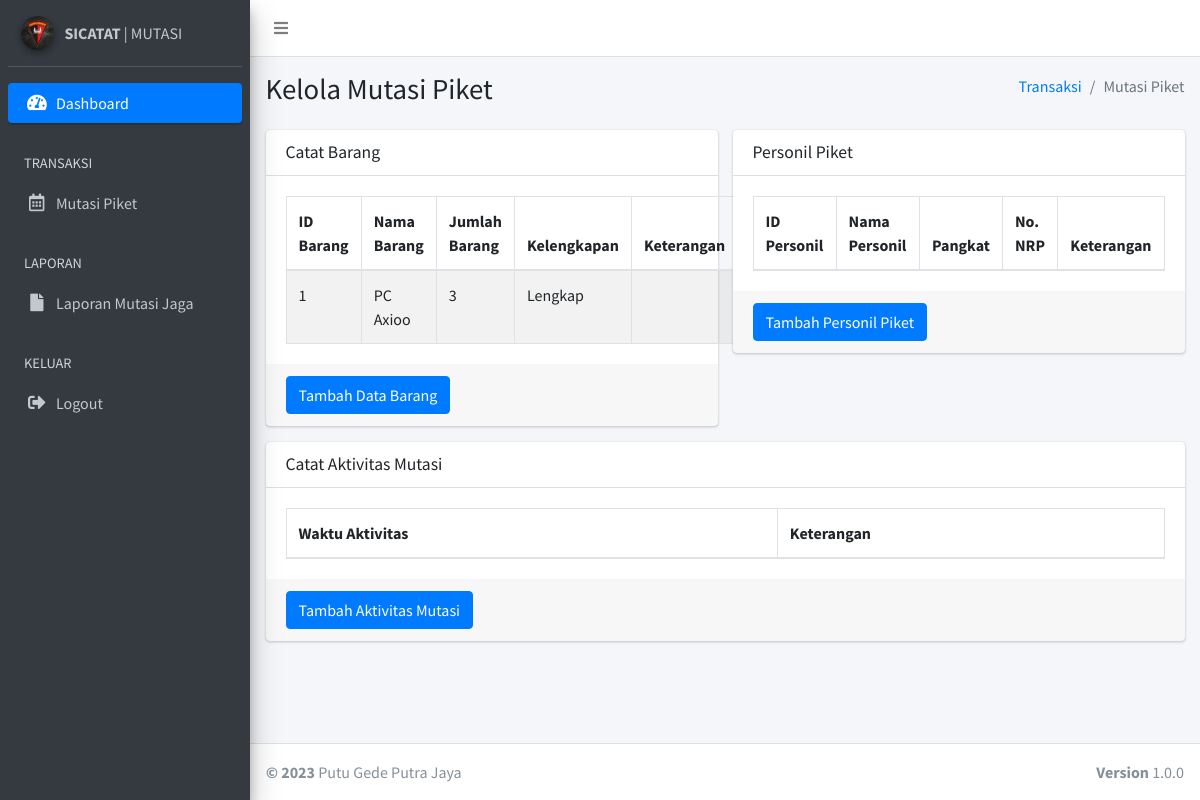
/detil_mutasijaga.php?id=10 (signed in), run on the app's committed database.
### tables this page shows
CREATE TABLE `tb_detil_mutasi_barang` (
  `id_mutasi_jaga` int NOT NULL,
  `id_barang` int NOT NULL,
  `kelengkapan` varchar(20) DEFAULT NULL,
  `keterangan` text,
  PRIMARY KEY (`id_mutasi_jaga`,`id_barang`)
);

CREATE TABLE `tb_barang` (
  `id_barang` int NOT NULL AUTO_INCREMENT,
  `nama_barang` varchar(1024) DEFAULT NULL,
  `jml_barang` varchar(1024) DEFAULT NULL,
  `status_brg` smallint DEFAULT NULL,
  PRIMARY KEY (`id_barang`)
);

### detil_mutasijaga.php (the view, shortened to what this page needs)
<?php
    include "koneksi.php";
      $level = $_SESSION['level'];
$idmutasi=$_GET['id'];
?>
<!DOCTYPE html>
<html>
<head>
  <link rel="stylesheet" href="plugins/fontawesome-free/css/all.min.css">
  <link rel="stylesheet" href="https://code.ionicframework.com/ionicons/2.0.1/css/ionicons.min.css">
  <link rel="stylesheet" href="plugins/datatables-bs4/css/dataTables.bootstrap4.css">
  <link rel="stylesheet" href="dist/css/adminlte.min.css">
</head>
<body class="hold-transition sidebar-mini">
<div class="wrapper">
  <nav class="main-header navbar navbar-expand navbar-white navbar-light">
    <ul class="navbar-nav">
      <li class="nav-item">
        <a class="nav-link" data-widget="pushmenu" href="#"><i class="fas fa-bars"></i></a>
      </li>
    </ul>
  </nav>
  <aside class="main-sidebar sidebar-dark-primary elevation-4">
    <div class="sidebar">
      <div class="user-panel mt-3 pb-3 mb-3 d-flex">
        <div class="image">
        <img src="dist/img/korps.jpeg" class="img-circle elevation-2" alt="User Image">
        </div>
        <div class="info">
        <a href="#" class="d-block"><strong>SICATAT</strong> | MUTASI</a>
        </div>
      </div>
       <nav class="mt-2">
        <ul class="nav nav-pills nav-sidebar flex-column" data-widget="treeview" role="menu" data-accordion="false">
          <li class="nav-item">
            <a href="dashboard.php" class="nav-link active">
              <i class="nav-icon fas fa-tachometer-alt"></i>
              <p>
                Dashboard
              </p>
            </a>
          </li>
          <?php
          if ($level == "admin") {
            ?>
        <li class="nav-item has-treeview">
            <a href="#" class="nav-link">
              <i class="nav-icon fas fa-table"></i>
              <p>
                Data Master
                <i class="fas fa-angle-left right"></i>
              </p>
            </a>
            <ul class="nav nav-treeview">
              <li class="nav-item">
                <a href="user.php" class="nav-link">
                  <i class="far fa-circle nav-icon"></i>
                  <p>Data User</p>
                </a>
              </li>
              <li class="nav-item">
                <a href="personil.php" class="nav-link">
                  <i class="far fa-circle nav-icon"></i>
                  <p>Data Personil</p>
                </a>
              </li>
              <li class="nav-item">
                <a href="barang.php" class="nav-link">
                  <i class="far fa-circle nav-icon"></i>
                  <p>Data Barang</p>
                </a>
              </li>
              <li class="nav-item">
                <a href="pj.php" class="nav-link">
                  <i class="far fa-circle nav-icon"></i>
                  <p>Penanggung Jawab</p>
                </a>
              </li>
            </ul>
          </li>
          <li class="nav-header">TRANSAKSI</li>
          <li class="nav-item">
            <a href="trx_mutasijaga.php" class="nav-link">
              <i class="nav-icon far fa-calendar-alt"></i>
              <p>
                Mutasi Piket
              </p>
            </a>
          </li>
          <?php
            } else {
              ?>
               <li class="nav-header">TRANSAKSI</li>
          <li class="nav-item">
            <a href="trx_mutasijaga.php" class="nav-link">
              <i class="nav-icon far fa-calendar-alt"></i>
              <p>
                Mutasi Piket
              </p>
            </a>
          </li>
              <?php
            }
            ?>
          <li class="nav-header">LAPORAN</li>
          <li class="nav-item">
            <a href="laporan.php" class="nav-link">
              <i class="nav-icon fas fa-file"></i>
              <p>Laporan Mutasi Jaga</p>
            </a>
          </li>
          <li class="nav-header">KELUAR</li>
          <li class="nav-item">
            <a href="./action/logout.php" class="nav-link">
              <i class="nav-icon fas fa-sign-out-alt"></i>
              <p>Logout</p>
            </a>
          </li>
        </ul>
      </nav>
    </div>
  </aside>
  <div class="content-wrapper">
    <section class="content-header">
      <div class="container-fluid">
        <div class="row mb-2">
          <div class="col-sm-6">
            <h1>Kelola Mutasi Piket</h1>
          </div>
          <div class="col-sm-6">
            <ol class="breadcrumb float-sm-right">
              <li class="breadcrumb-item"><a href="#">Transaksi</a></li>
              <li class="breadcrumb-item active">Mutasi Piket</li>
            </ol>
          </div>
        </div>
      </div>
    </section>
    <section class="content">
      <div class="container-fluid">
        <div class="row">
          <div class="col-md-6">
            <div class="card card-primary">
              <div class="card-header">
                <h3 class="card-title">Catat Barang</h3>
              </div>
                <div class="card-body">
                <table class="table table-bordered table-striped">
                <thead>
                <tr>
                  <th>ID Barang</th>
                  <th>Nama Barang</th>
                  <th>Jumlah Barang</th>
                  <th>Kelengkapan</th>
                  <th>Keterangan</th>
                </tr>
                </thead>
                <tbody>
          <?php
          $query = mysqli_query($conn,"SELECT `tb_detil_mutasi_barang`.*, tb_barang.nama_barang, tb_barang.jml_barang
                                      FROM `tb_detil_mutasi_barang`,tb_barang
                                      WHERE `tb_detil_mutasi_barang`.id_barang=tb_barang.id_barang AND id_mutasi_jaga='$idmutasi'");
          while ($data = mysqli_fetch_assoc($query))
          {
          ?>
            <tr>
              <td><?php echo $data['id_barang']; ?></td>
              <td><?php echo $data['nama_barang']; ?></td>
              <td><?php echo $data['jml_barang']; ?></td>
              <td><?php echo $data['kelengkapan']; ?></td>
              <td><?php echo $data['keterangan']; ?></td>
            </tr>
          <?php
          }
          ?>
        </tbody>
              </table>
                </div>
                <div class="card-footer">
                  <button type="submit" class="btn btn-primary" data-toggle="modal" data-target="#myModal">Tambah Data Barang</button>
                </div>
            </div>
          </div>
          <div class="col-md-6">
            <div class="card card-warning">
              <div class="card-header">
                <h3 class="card-title">Personil Piket</h3>
              </div>
              <div class="card-body">
              <table class="table table-bordered table-striped">
                <thead>
                <tr>
                  <th>ID Personil</th>
                  <th>Nama Personil</th>
                  <th>Pangkat</th>
                  <th>No. NRP</th>
                  <th>Keterangan</th>
                </tr>
                </thead>
              </table>
              </div>
              <div class="card-footer">
                  <button type="submit" class="btn btn-primary" data-toggle="modal" data-target="#myModalPersonil">Tambah Personil Piket</button>
                </div>
            </div>
          </div>
          <div class="col-md-12">
            <div class="card card-primary">
              <div class="card-header">
                <h3 class="card-title">Catat Aktivitas Mutasi</h3>
              </div>
                <div class="card-body">
              <table class="table table-bordered table-striped">
                <thead>
                <tr>
                  <th>Waktu Aktivitas</th>
                  <th>Keterangan</th>
                </tr>
                </thead>
              </table>
                </div>
                <div class="card-footer">
                  <button type="submit" class="btn btn-primary" data-toggle="modal" data-target="#myModalAktivitas">Tambah Aktivitas Mutasi</button>
                </div>
            </div>
          </div>
        </div>
      </div>
    </section>
  </div>
  <footer class="main-footer">
    <div class="float-right d-none d-sm-block">
      <b>Version</b> 1.0.0
    </div>
    <strong>&copy; 2023</strong> Putu Gede Putra Jaya
  </footer>
</div>
</body>
</html>

### data on the page
tb_detil_mutasi_barang: id_barang "1", id_barang.nama_barang "PC Axioo", id_barang.jml_barang "3", kelengkapan "Lengkap"
